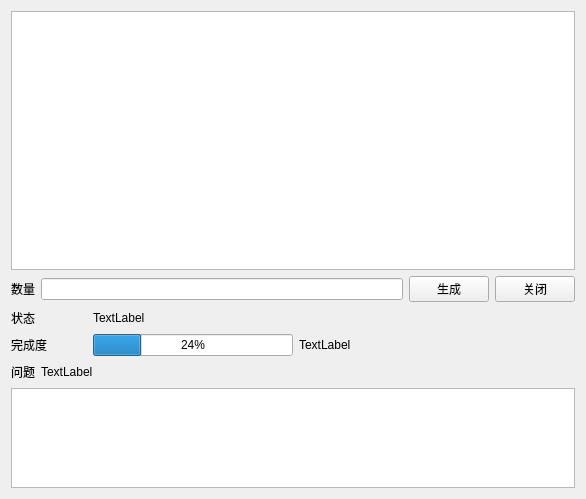
<?xml version="1.0" encoding="UTF-8"?>
<ui version="4.0">
 <class>CMDBatchAddWidget</class>
 <widget class="QWidget" name="CMDBatchAddWidget">
  <property name="geometry">
   <rect>
    <x>0</x>
    <y>0</y>
    <width>586</width>
    <height>499</height>
   </rect>
  </property>
  <property name="windowTitle">
   <string>CNSBatchAddWidget</string>
  </property>
  <layout class="QGridLayout" name="gridLayout">
   <item row="0" column="0">
    <layout class="QVBoxLayout" name="verticalLayout">
     <item>
      <widget class="QTableWidget" name="tableWidget"/>
     </item>
     <item>
      <layout class="QHBoxLayout" name="horizontalLayout">
       <item>
        <widget class="QLabel" name="label">
         <property name="text">
          <string>数量</string>
         </property>
        </widget>
       </item>
       <item>
        <widget class="QLineEdit" name="lineEdit"/>
       </item>
       <item>
        <widget class="QPushButton" name="createPushButton">
         <property name="text">
          <string>生成</string>
         </property>
        </widget>
       </item>
       <item>
        <widget class="QPushButton" name="closePushButton">
         <property name="text">
          <string>关闭</string>
         </property>
        </widget>
       </item>
      </layout>
     </item>
     <item>
      <layout class="QHBoxLayout" name="horizontalLayout_2">
       <item>
        <widget class="QLabel" name="label_2">
         <property name="text">
          <string>状态</string>
         </property>
        </widget>
       </item>
       <item>
        <spacer name="horizontalSpacer_4">
         <property name="orientation">
          <enum>Qt::Horizontal</enum>
         </property>
         <property name="sizeType">
          <enum>QSizePolicy::Maximum</enum>
         </property>
         <property name="sizeHint" stdset="0">
          <size>
           <width>52</width>
           <height>20</height>
          </size>
         </property>
        </spacer>
       </item>
       <item>
        <widget class="QLabel" name="stateLabel">
         <property name="minimumSize">
          <size>
           <width>250</width>
           <height>0</height>
          </size>
         </property>
         <property name="text">
          <string>TextLabel</string>
         </property>
        </widget>
       </item>
       <item>
        <spacer name="horizontalSpacer">
         <property name="orientation">
          <enum>Qt::Horizontal</enum>
         </property>
         <property name="sizeHint" stdset="0">
          <size>
           <width>40</width>
           <height>20</height>
          </size>
         </property>
        </spacer>
       </item>
      </layout>
     </item>
     <item>
      <layout class="QHBoxLayout" name="horizontalLayout_3">
       <item>
        <widget class="QLabel" name="label_3">
         <property name="text">
          <string>完成度</string>
         </property>
        </widget>
       </item>
       <item>
        <spacer name="horizontalSpacer_5">
         <property name="orientation">
          <enum>Qt::Horizontal</enum>
         </property>
         <property name="sizeType">
          <enum>QSizePolicy::Maximum</enum>
         </property>
         <property name="sizeHint" stdset="0">
          <size>
           <width>40</width>
           <height>20</height>
          </size>
         </property>
        </spacer>
       </item>
       <item>
        <widget class="QProgressBar" name="progressBar">
         <property name="minimumSize">
          <size>
           <width>200</width>
           <height>0</height>
          </size>
         </property>
         <property name="value">
          <number>24</number>
         </property>
        </widget>
       </item>
       <item>
        <widget class="QLabel" name="progressLabel">
         <property name="minimumSize">
          <size>
           <width>150</width>
           <height>0</height>
          </size>
         </property>
         <property name="text">
          <string>TextLabel</string>
         </property>
        </widget>
       </item>
       <item>
        <spacer name="horizontalSpacer_2">
         <property name="orientation">
          <enum>Qt::Horizontal</enum>
         </property>
         <property name="sizeHint" stdset="0">
          <size>
           <width>40</width>
           <height>20</height>
          </size>
         </property>
        </spacer>
       </item>
      </layout>
     </item>
     <item>
      <layout class="QHBoxLayout" name="horizontalLayout_4">
       <item>
        <widget class="QLabel" name="label_4">
         <property name="text">
          <string>问题</string>
         </property>
        </widget>
       </item>
       <item>
        <widget class="QLabel" name="problemLabel">
         <property name="text">
          <string>TextLabel</string>
         </property>
        </widget>
       </item>
       <item>
        <spacer name="horizontalSpacer_3">
         <property name="orientation">
          <enum>Qt::Horizontal</enum>
         </property>
         <property name="sizeHint" stdset="0">
          <size>
           <width>40</width>
           <height>20</height>
          </size>
         </property>
        </spacer>
       </item>
      </layout>
     </item>
     <item>
      <widget class="QTextEdit" name="textEdit">
       <property name="maximumSize">
        <size>
         <width>16777215</width>
         <height>100</height>
        </size>
       </property>
      </widget>
     </item>
    </layout>
   </item>
  </layout>
 </widget>
 <layoutdefault spacing="6" margin="11"/>
 <resources/>
 <connections/>
</ui>
